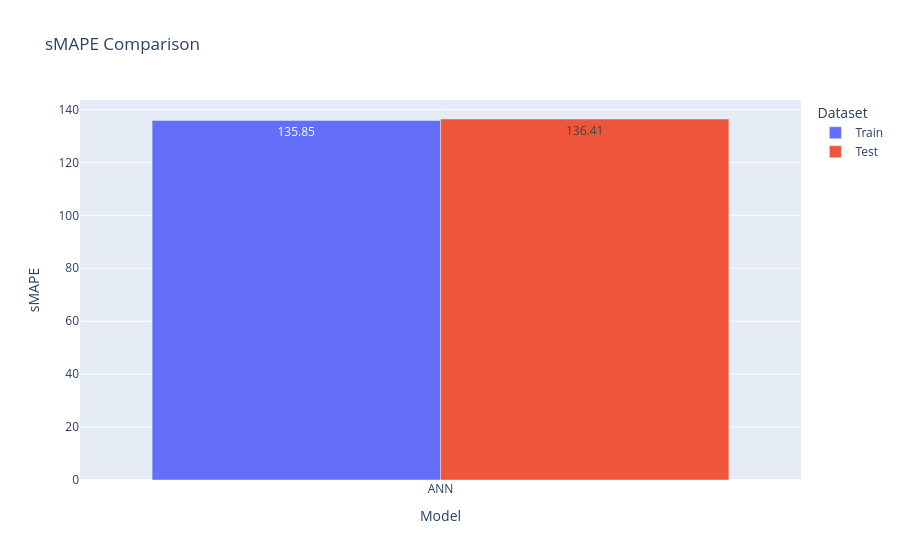
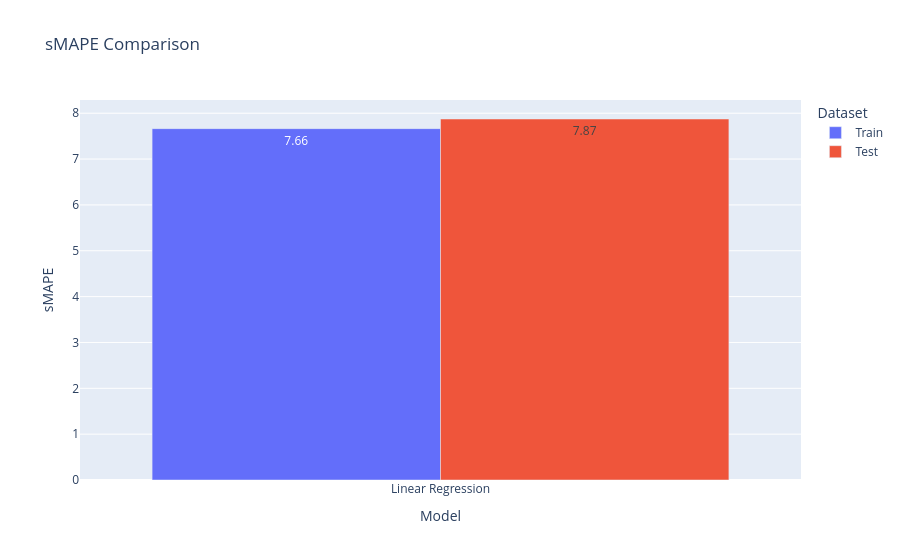
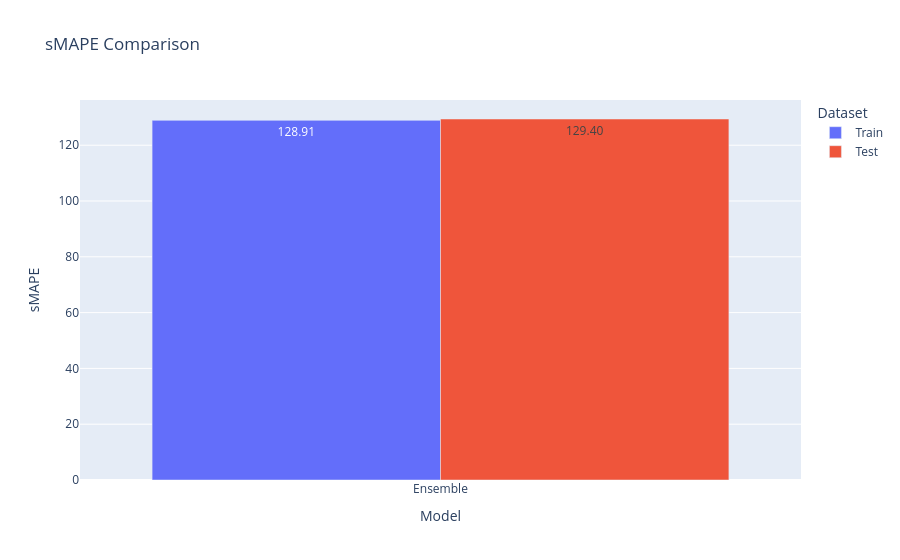

The code cell stored with these charts, in order, in its notebook:
### Code cell
smape_plot(results_ann)
smape_plot(results_linearReg)
smape_plot(results_ensemble)

### Figure 1 — Plotly figure (JSON) as saved in the notebook; plotly's stock layout.template omitted (floating-point values rounded to 4 significant figures)
{"data": [{"alignmentgroup": "True", "hovertemplate": "Dataset=Train<br>Model=%{x}<br>sMAPE=%{y}<extra></extra>", "legendgroup": "Train", "marker": {"color": "#636efa", "pattern": {"shape": ""}}, "name": "Train", "offsetgroup": "Train", "orientation": "v", "showlegend": true, "textposition": "auto", "texttemplate": "%{y:.2f}", "type": "bar", "x": ["ANN"], "xaxis": "x", "y": [135.9], "yaxis": "y"}, {"alignmentgroup": "True", "hovertemplate": "Dataset=Test<br>Model=%{x}<br>sMAPE=%{y}<extra></extra>", "legendgroup": "Test", "marker": {"color": "#EF553B", "pattern": {"shape": ""}}, "name": "Test", "offsetgroup": "Test", "orientation": "v", "showlegend": true, "textposition": "auto", "texttemplate": "%{y:.2f}", "type": "bar", "x": ["ANN"], "xaxis": "x", "y": [136.4], "yaxis": "y"}], "layout": {"barmode": "group", "legend": {"title": {"text": "Dataset"}, "tracegroupgap": 0}, "title": {"text": "sMAPE Comparison"}, "xaxis": {"anchor": "y", "domain": [0, 1], "title": {"text": "Model"}}, "yaxis": {"anchor": "x", "domain": [0, 1], "title": {"text": "sMAPE"}}}}

### Figure 2 — Plotly figure (JSON) as saved in the notebook; plotly's stock layout.template omitted (floating-point values rounded to 4 significant figures)
{"data": [{"alignmentgroup": "True", "hovertemplate": "Dataset=Train<br>Model=%{x}<br>sMAPE=%{y}<extra></extra>", "legendgroup": "Train", "marker": {"color": "#636efa", "pattern": {"shape": ""}}, "name": "Train", "offsetgroup": "Train", "orientation": "v", "showlegend": true, "textposition": "auto", "texttemplate": "%{y:.2f}", "type": "bar", "x": ["Linear Regression"], "xaxis": "x", "y": [7.664], "yaxis": "y"}, {"alignmentgroup": "True", "hovertemplate": "Dataset=Test<br>Model=%{x}<br>sMAPE=%{y}<extra></extra>", "legendgroup": "Test", "marker": {"color": "#EF553B", "pattern": {"shape": ""}}, "name": "Test", "offsetgroup": "Test", "orientation": "v", "showlegend": true, "textposition": "auto", "texttemplate": "%{y:.2f}", "type": "bar", "x": ["Linear Regression"], "xaxis": "x", "y": [7.874], "yaxis": "y"}], "layout": {"barmode": "group", "legend": {"title": {"text": "Dataset"}, "tracegroupgap": 0}, "title": {"text": "sMAPE Comparison"}, "xaxis": {"anchor": "y", "domain": [0, 1], "title": {"text": "Model"}}, "yaxis": {"anchor": "x", "domain": [0, 1], "title": {"text": "sMAPE"}}}}

### Figure 3 — Plotly figure (JSON) as saved in the notebook; plotly's stock layout.template omitted (floating-point values rounded to 4 significant figures)
{"data": [{"alignmentgroup": "True", "hovertemplate": "Dataset=Train<br>Model=%{x}<br>sMAPE=%{y}<extra></extra>", "legendgroup": "Train", "marker": {"color": "#636efa", "pattern": {"shape": ""}}, "name": "Train", "offsetgroup": "Train", "orientation": "v", "showlegend": true, "textposition": "auto", "texttemplate": "%{y:.2f}", "type": "bar", "x": ["Ensemble"], "xaxis": "x", "y": [128.9], "yaxis": "y"}, {"alignmentgroup": "True", "hovertemplate": "Dataset=Test<br>Model=%{x}<br>sMAPE=%{y}<extra></extra>", "legendgroup": "Test", "marker": {"color": "#EF553B", "pattern": {"shape": ""}}, "name": "Test", "offsetgroup": "Test", "orientation": "v", "showlegend": true, "textposition": "auto", "texttemplate": "%{y:.2f}", "type": "bar", "x": ["Ensemble"], "xaxis": "x", "y": [129.4], "yaxis": "y"}], "layout": {"barmode": "group", "legend": {"title": {"text": "Dataset"}, "tracegroupgap": 0}, "title": {"text": "sMAPE Comparison"}, "xaxis": {"anchor": "y", "domain": [0, 1], "title": {"text": "Model"}}, "yaxis": {"anchor": "x", "domain": [0, 1], "title": {"text": "sMAPE"}}}}
